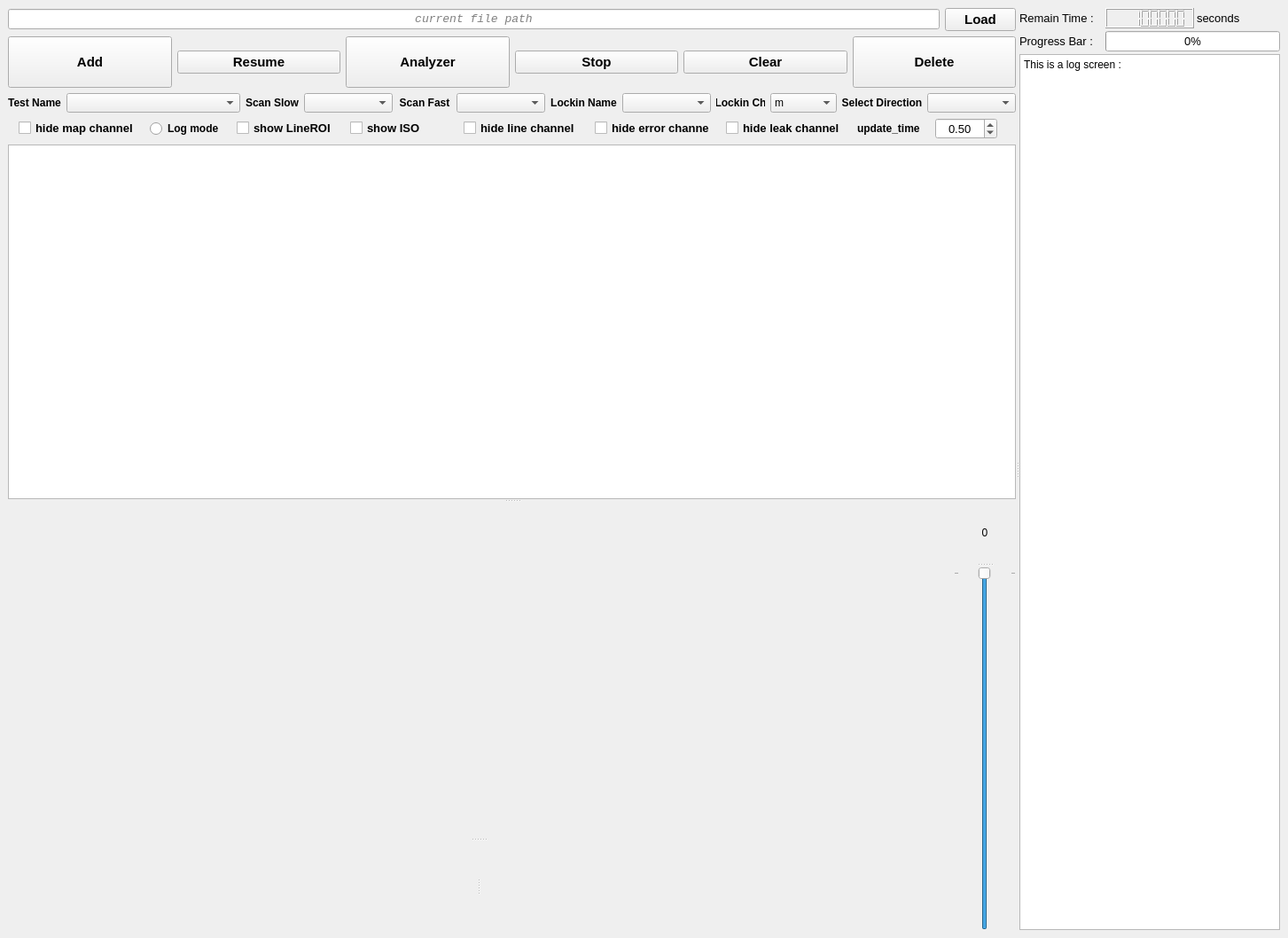
<?xml version="1.0" encoding="UTF-8"?>
<ui version="4.0">
 <class>MainWindow</class>
 <widget class="QMainWindow" name="MainWindow">
  <property name="geometry">
   <rect>
    <x>0</x>
    <y>0</y>
    <width>1453</width>
    <height>1058</height>
   </rect>
  </property>
  <property name="windowTitle">
   <string>MainWindow</string>
  </property>
  <widget class="QWidget" name="centralwidget">
   <layout class="QGridLayout" name="gridLayout_2">
    <item row="0" column="0">
     <widget class="QSplitter" name="splitter_5">
      <property name="orientation">
       <enum>Qt::Horizontal</enum>
      </property>
      <widget class="QWidget" name="layoutWidget">
       <layout class="QVBoxLayout" name="verticalLayout_2">
        <item>
         <layout class="QHBoxLayout" name="horizontalLayout">
          <item>
           <widget class="QLineEdit" name="pathEdit">
            <property name="font">
             <font>
              <family>Consolas</family>
              <pointsize>10</pointsize>
              <italic>true</italic>
              <underline>false</underline>
              <strikeout>false</strikeout>
              <kerning>true</kerning>
             </font>
            </property>
            <property name="alignment">
             <set>Qt::AlignCenter</set>
            </property>
            <property name="readOnly">
             <bool>true</bool>
            </property>
            <property name="placeholderText">
             <string>current file path</string>
            </property>
           </widget>
          </item>
          <item>
           <widget class="QPushButton" name="loadButton">
            <property name="font">
             <font>
              <family>Yu Gothic UI</family>
              <pointsize>11</pointsize>
              <weight>75</weight>
              <bold>true</bold>
             </font>
            </property>
            <property name="cursor">
             <cursorShape>PointingHandCursor</cursorShape>
            </property>
            <property name="text">
             <string>Load</string>
            </property>
            <property name="icon">
             <iconset>
              <normaloff>my_icons/folder.png</normaloff>my_icons/folder.png</iconset>
            </property>
            <property name="iconSize">
             <size>
              <width>25</width>
              <height>25</height>
             </size>
            </property>
           </widget>
          </item>
         </layout>
        </item>
        <item>
         <layout class="QHBoxLayout" name="horizontalLayout_2">
          <item>
           <widget class="QPushButton" name="call_line_Button">
            <property name="minimumSize">
             <size>
              <width>160</width>
              <height>58</height>
             </size>
            </property>
            <property name="font">
             <font>
              <family>Yu Gothic UI</family>
              <pointsize>11</pointsize>
              <weight>75</weight>
              <bold>true</bold>
             </font>
            </property>
            <property name="text">
             <string>Add</string>
            </property>
            <property name="icon">
             <iconset>
              <normaloff>my_icons/icons8-add-new-48.png</normaloff>my_icons/icons8-add-new-48.png</iconset>
            </property>
            <property name="iconSize">
             <size>
              <width>50</width>
              <height>50</height>
             </size>
            </property>
           </widget>
          </item>
          <item>
           <widget class="QPushButton" name="runButton">
            <property name="minimumSize">
             <size>
              <width>160</width>
              <height>0</height>
             </size>
            </property>
            <property name="font">
             <font>
              <family>Yu Gothic UI</family>
              <pointsize>11</pointsize>
              <weight>75</weight>
              <bold>true</bold>
             </font>
            </property>
            <property name="text">
             <string>Resume</string>
            </property>
            <property name="icon">
             <iconset>
              <normaloff>my_icons/icons8-pause-squared-96.png</normaloff>my_icons/icons8-pause-squared-96.png</iconset>
            </property>
            <property name="iconSize">
             <size>
              <width>50</width>
              <height>50</height>
             </size>
            </property>
           </widget>
          </item>
          <item>
           <widget class="QPushButton" name="call_Analyzer_Button">
            <property name="minimumSize">
             <size>
              <width>160</width>
              <height>58</height>
             </size>
            </property>
            <property name="font">
             <font>
              <family>Yu Gothic UI</family>
              <pointsize>11</pointsize>
              <weight>75</weight>
              <bold>true</bold>
             </font>
            </property>
            <property name="text">
             <string>Analyzer</string>
            </property>
            <property name="icon">
             <iconset>
              <normaloff>my_icons/logo3.png</normaloff>my_icons/logo3.png</iconset>
            </property>
            <property name="iconSize">
             <size>
              <width>50</width>
              <height>50</height>
             </size>
            </property>
           </widget>
          </item>
          <item>
           <widget class="QPushButton" name="stopButton">
            <property name="minimumSize">
             <size>
              <width>160</width>
              <height>0</height>
             </size>
            </property>
            <property name="font">
             <font>
              <family>Yu Gothic UI</family>
              <pointsize>11</pointsize>
              <weight>75</weight>
              <bold>true</bold>
             </font>
            </property>
            <property name="text">
             <string>Stop</string>
            </property>
            <property name="icon">
             <iconset>
              <normaloff>my_icons/icons8-play-button-circled-96.png</normaloff>my_icons/icons8-play-button-circled-96.png</iconset>
            </property>
            <property name="iconSize">
             <size>
              <width>50</width>
              <height>50</height>
             </size>
            </property>
           </widget>
          </item>
          <item>
           <widget class="QPushButton" name="clearButton">
            <property name="minimumSize">
             <size>
              <width>160</width>
              <height>0</height>
             </size>
            </property>
            <property name="font">
             <font>
              <family>Yu Gothic UI</family>
              <pointsize>11</pointsize>
              <weight>75</weight>
              <bold>true</bold>
             </font>
            </property>
            <property name="text">
             <string>Clear</string>
            </property>
            <property name="icon">
             <iconset>
              <normaloff>my_icons/icons8-erase-128xxx.png</normaloff>my_icons/icons8-erase-128xxx.png</iconset>
            </property>
            <property name="iconSize">
             <size>
              <width>50</width>
              <height>50</height>
             </size>
            </property>
           </widget>
          </item>
          <item>
           <widget class="QPushButton" name="deleteButton">
            <property name="minimumSize">
             <size>
              <width>160</width>
              <height>58</height>
             </size>
            </property>
            <property name="font">
             <font>
              <family>Yu Gothic UI</family>
              <pointsize>11</pointsize>
              <weight>75</weight>
              <bold>true</bold>
             </font>
            </property>
            <property name="text">
             <string>Delete</string>
            </property>
            <property name="icon">
             <iconset>
              <normaloff>my_icons/delete.png</normaloff>my_icons/delete.png</iconset>
            </property>
            <property name="iconSize">
             <size>
              <width>40</width>
              <height>40</height>
             </size>
            </property>
           </widget>
          </item>
         </layout>
        </item>
        <item>
         <layout class="QHBoxLayout" name="horizontalLayout_3">
          <item>
           <widget class="QLabel" name="label_4">
            <property name="maximumSize">
             <size>
              <width>60</width>
              <height>16777215</height>
             </size>
            </property>
            <property name="font">
             <font>
              <family>Yu Gothic UI</family>
              <weight>75</weight>
              <italic>false</italic>
              <bold>true</bold>
             </font>
            </property>
            <property name="text">
             <string>Test Name</string>
            </property>
            <property name="alignment">
             <set>Qt::AlignCenter</set>
            </property>
           </widget>
          </item>
          <item>
           <widget class="QComboBox" name="testname_comboBox">
            <property name="minimumSize">
             <size>
              <width>100</width>
              <height>0</height>
             </size>
            </property>
            <property name="maximumSize">
             <size>
              <width>200</width>
              <height>16777215</height>
             </size>
            </property>
            <property name="font">
             <font>
              <family>Yu Gothic UI</family>
             </font>
            </property>
           </widget>
          </item>
          <item>
           <widget class="QLabel" name="label_5">
            <property name="maximumSize">
             <size>
              <width>60</width>
              <height>16777215</height>
             </size>
            </property>
            <property name="font">
             <font>
              <family>Yu Gothic UI</family>
              <weight>75</weight>
              <italic>false</italic>
              <bold>true</bold>
             </font>
            </property>
            <property name="text">
             <string>Scan Slow</string>
            </property>
            <property name="alignment">
             <set>Qt::AlignCenter</set>
            </property>
           </widget>
          </item>
          <item>
           <widget class="QComboBox" name="slowch_comboBox">
            <property name="maximumSize">
             <size>
              <width>100</width>
              <height>16777215</height>
             </size>
            </property>
            <property name="font">
             <font>
              <family>Yu Gothic UI</family>
             </font>
            </property>
           </widget>
          </item>
          <item>
           <widget class="QLabel" name="label_6">
            <property name="maximumSize">
             <size>
              <width>60</width>
              <height>16777215</height>
             </size>
            </property>
            <property name="font">
             <font>
              <family>Yu Gothic UI</family>
              <weight>75</weight>
              <italic>false</italic>
              <bold>true</bold>
             </font>
            </property>
            <property name="text">
             <string>Scan Fast</string>
            </property>
            <property name="alignment">
             <set>Qt::AlignCenter</set>
            </property>
           </widget>
          </item>
          <item>
           <widget class="QComboBox" name="fastch_comboBox">
            <property name="maximumSize">
             <size>
              <width>100</width>
              <height>16777215</height>
             </size>
            </property>
            <property name="font">
             <font>
              <family>Yu Gothic UI</family>
             </font>
            </property>
           </widget>
          </item>
          <item>
           <widget class="QLabel" name="label_11">
            <property name="maximumSize">
             <size>
              <width>75</width>
              <height>16777215</height>
             </size>
            </property>
            <property name="font">
             <font>
              <family>Yu Gothic UI</family>
              <weight>75</weight>
              <bold>true</bold>
             </font>
            </property>
            <property name="text">
             <string>Lockin Name</string>
            </property>
            <property name="alignment">
             <set>Qt::AlignCenter</set>
            </property>
           </widget>
          </item>
          <item>
           <widget class="QComboBox" name="lockin_name_comboBox">
            <property name="maximumSize">
             <size>
              <width>100</width>
              <height>16777215</height>
             </size>
            </property>
            <property name="font">
             <font>
              <family>Yu Gothic UI</family>
             </font>
            </property>
           </widget>
          </item>
          <item>
           <widget class="QLabel" name="label_9">
            <property name="maximumSize">
             <size>
              <width>55</width>
              <height>16777215</height>
             </size>
            </property>
            <property name="font">
             <font>
              <family>Yu Gothic UI</family>
              <weight>75</weight>
              <italic>false</italic>
              <bold>true</bold>
             </font>
            </property>
            <property name="text">
             <string>Lockin Ch</string>
            </property>
            <property name="alignment">
             <set>Qt::AlignCenter</set>
            </property>
           </widget>
          </item>
          <item>
           <widget class="QComboBox" name="lockin_channel_comboBox">
            <property name="maximumSize">
             <size>
              <width>75</width>
              <height>16777215</height>
             </size>
            </property>
            <property name="font">
             <font>
              <family>Yu Gothic UI</family>
              <pointsize>9</pointsize>
              <weight>50</weight>
              <bold>false</bold>
             </font>
            </property>
            <item>
             <property name="text">
              <string>m</string>
             </property>
            </item>
            <item>
             <property name="text">
              <string>t</string>
             </property>
            </item>
            <item>
             <property name="text">
              <string>x</string>
             </property>
            </item>
            <item>
             <property name="text">
              <string>y</string>
             </property>
            </item>
           </widget>
          </item>
          <item>
           <widget class="QLabel" name="label_10">
            <property name="maximumSize">
             <size>
              <width>90</width>
              <height>16777215</height>
             </size>
            </property>
            <property name="font">
             <font>
              <family>Yu Gothic UI</family>
              <weight>75</weight>
              <bold>true</bold>
             </font>
            </property>
            <property name="text">
             <string>Select Direction</string>
            </property>
            <property name="alignment">
             <set>Qt::AlignCenter</set>
            </property>
           </widget>
          </item>
          <item>
           <widget class="QComboBox" name="selectdirection_comboBox">
            <property name="maximumSize">
             <size>
              <width>100</width>
              <height>16777215</height>
             </size>
            </property>
            <property name="font">
             <font>
              <family>Yu Gothic UI</family>
             </font>
            </property>
           </widget>
          </item>
         </layout>
        </item>
        <item>
         <layout class="QHBoxLayout" name="horizontalLayout_5">
          <item>
           <widget class="QCheckBox" name="show_map_ch">
            <property name="maximumSize">
             <size>
              <width>130</width>
              <height>16777215</height>
             </size>
            </property>
            <property name="font">
             <font>
              <family>Yu Gothic UI</family>
              <pointsize>10</pointsize>
              <weight>75</weight>
              <bold>true</bold>
             </font>
            </property>
            <property name="text">
             <string>hide map channel</string>
            </property>
           </widget>
          </item>
          <item>
           <widget class="QRadioButton" name="log_radioButton">
            <property name="maximumSize">
             <size>
              <width>80</width>
              <height>16777215</height>
             </size>
            </property>
            <property name="font">
             <font>
              <family>Yu Gothic UI</family>
              <weight>75</weight>
              <bold>true</bold>
             </font>
            </property>
            <property name="text">
             <string>Log mode</string>
            </property>
           </widget>
          </item>
          <item>
           <widget class="QCheckBox" name="show_line_roi_ch">
            <property name="maximumSize">
             <size>
              <width>110</width>
              <height>16777215</height>
             </size>
            </property>
            <property name="font">
             <font>
              <family>Yu Gothic UI</family>
              <pointsize>10</pointsize>
              <weight>75</weight>
              <bold>true</bold>
             </font>
            </property>
            <property name="text">
             <string>show LineROI</string>
            </property>
           </widget>
          </item>
          <item>
           <widget class="QCheckBox" name="show_iso_ch">
            <property name="maximumSize">
             <size>
              <width>110</width>
              <height>16777215</height>
             </size>
            </property>
            <property name="font">
             <font>
              <family>Yu Gothic UI</family>
              <pointsize>10</pointsize>
              <weight>75</weight>
              <bold>true</bold>
             </font>
            </property>
            <property name="text">
             <string>show ISO</string>
            </property>
           </widget>
          </item>
          <item>
           <widget class="QCheckBox" name="show_line_ch">
            <property name="maximumSize">
             <size>
              <width>130</width>
              <height>16777215</height>
             </size>
            </property>
            <property name="font">
             <font>
              <family>Yu Gothic UI</family>
              <pointsize>10</pointsize>
              <weight>75</weight>
              <bold>true</bold>
             </font>
            </property>
            <property name="text">
             <string>hide line channel</string>
            </property>
           </widget>
          </item>
          <item>
           <widget class="QCheckBox" name="show_error_ch">
            <property name="maximumSize">
             <size>
              <width>130</width>
              <height>16777215</height>
             </size>
            </property>
            <property name="font">
             <font>
              <family>Yu Gothic UI</family>
              <pointsize>10</pointsize>
              <weight>75</weight>
              <bold>true</bold>
             </font>
            </property>
            <property name="text">
             <string>hide error channel</string>
            </property>
           </widget>
          </item>
          <item>
           <widget class="QCheckBox" name="show_leak_ch">
            <property name="maximumSize">
             <size>
              <width>130</width>
              <height>16777215</height>
             </size>
            </property>
            <property name="font">
             <font>
              <family>Yu Gothic UI</family>
              <pointsize>10</pointsize>
              <weight>75</weight>
              <bold>true</bold>
             </font>
            </property>
            <property name="text">
             <string>hide leak channel</string>
            </property>
           </widget>
          </item>
          <item>
           <widget class="QLabel" name="label_7">
            <property name="maximumSize">
             <size>
              <width>70</width>
              <height>16777215</height>
             </size>
            </property>
            <property name="font">
             <font>
              <family>Yu Gothic UI</family>
              <weight>75</weight>
              <bold>true</bold>
             </font>
            </property>
            <property name="text">
             <string>update_time</string>
            </property>
           </widget>
          </item>
          <item>
           <widget class="QDoubleSpinBox" name="update_doubleSpinBox">
            <property name="maximumSize">
             <size>
              <width>70</width>
              <height>16777215</height>
             </size>
            </property>
            <property name="font">
             <font>
              <pointsize>10</pointsize>
             </font>
            </property>
            <property name="toolTip">
             <string>set update_time</string>
            </property>
            <property name="statusTip">
             <string/>
            </property>
            <property name="layoutDirection">
             <enum>Qt::LeftToRight</enum>
            </property>
            <property name="alignment">
             <set>Qt::AlignCenter</set>
            </property>
            <property name="specialValueText">
             <string/>
            </property>
            <property name="prefix">
             <string/>
            </property>
            <property name="minimum">
             <double>0.100000000000000</double>
            </property>
            <property name="singleStep">
             <double>0.100000000000000</double>
            </property>
            <property name="value">
             <double>0.500000000000000</double>
            </property>
           </widget>
          </item>
         </layout>
        </item>
        <item>
         <widget class="QSplitter" name="splitter_4">
          <property name="orientation">
           <enum>Qt::Vertical</enum>
          </property>
          <widget class="ImageView" name="imageView_map">
           <property name="minimumSize">
            <size>
             <width>400</width>
             <height>400</height>
            </size>
           </property>
          </widget>
          <widget class="QWidget" name="layoutWidget">
           <layout class="QHBoxLayout" name="horizontalLayout_4">
            <item>
             <widget class="QSplitter" name="splitter_2">
              <property name="orientation">
               <enum>Qt::Vertical</enum>
              </property>
              <widget class="PlotWidget" name="plotWidget_line" native="true">
               <property name="minimumSize">
                <size>
                 <width>0</width>
                 <height>150</height>
                </size>
               </property>
              </widget>
              <widget class="QSplitter" name="splitter">
               <property name="orientation">
                <enum>Qt::Horizontal</enum>
               </property>
               <widget class="PlotWidget" name="plotWidget_error" native="true">
                <property name="minimumSize">
                 <size>
                  <width>0</width>
                  <height>100</height>
                 </size>
                </property>
               </widget>
               <widget class="PlotWidget" name="plotWidget_leak" native="true">
                <property name="minimumSize">
                 <size>
                  <width>0</width>
                  <height>100</height>
                 </size>
                </property>
               </widget>
              </widget>
             </widget>
            </item>
            <item>
             <widget class="QSplitter" name="splitter_3">
              <property name="orientation">
               <enum>Qt::Vertical</enum>
              </property>
              <widget class="QLabel" name="indexLabel">
               <property name="minimumSize">
                <size>
                 <width>40</width>
                 <height>0</height>
                </size>
               </property>
               <property name="maximumSize">
                <size>
                 <width>70</width>
                 <height>16777215</height>
                </size>
               </property>
               <property name="font">
                <font>
                 <family>Yu Gothic UI</family>
                </font>
               </property>
               <property name="text">
                <string>0</string>
               </property>
               <property name="alignment">
                <set>Qt::AlignCenter</set>
               </property>
              </widget>
              <widget class="QSlider" name="indexSlider">
               <property name="minimumSize">
                <size>
                 <width>25</width>
                 <height>0</height>
                </size>
               </property>
               <property name="maximumSize">
                <size>
                 <width>70</width>
                 <height>16777215</height>
                </size>
               </property>
               <property name="font">
                <font>
                 <family>Yu Gothic UI</family>
                </font>
               </property>
               <property name="layoutDirection">
                <enum>Qt::LeftToRight</enum>
               </property>
               <property name="autoFillBackground">
                <bool>true</bool>
               </property>
               <property name="locale">
                <locale language="Chinese" country="China"/>
               </property>
               <property name="maximum">
                <number>0</number>
               </property>
               <property name="pageStep">
                <number>1</number>
               </property>
               <property name="orientation">
                <enum>Qt::Vertical</enum>
               </property>
               <property name="invertedAppearance">
                <bool>false</bool>
               </property>
               <property name="invertedControls">
                <bool>false</bool>
               </property>
               <property name="tickPosition">
                <enum>QSlider::TicksBothSides</enum>
               </property>
               <property name="tickInterval">
                <number>5</number>
               </property>
              </widget>
             </widget>
            </item>
           </layout>
          </widget>
         </widget>
        </item>
       </layout>
      </widget>
      <widget class="QWidget" name="layoutWidget_2">
       <layout class="QVBoxLayout" name="verticalLayout">
        <property name="spacing">
         <number>3</number>
        </property>
        <item>
         <layout class="QGridLayout" name="gridLayout">
          <item row="1" column="0">
           <widget class="QLabel" name="label">
            <property name="maximumSize">
             <size>
              <width>140</width>
              <height>16777215</height>
             </size>
            </property>
            <property name="font">
             <font>
              <family>Yu Gothic UI</family>
              <pointsize>10</pointsize>
             </font>
            </property>
            <property name="text">
             <string>Progress Bar :</string>
            </property>
           </widget>
          </item>
          <item row="1" column="1" colspan="2">
           <widget class="QProgressBar" name="progressBar">
            <property name="minimumSize">
             <size>
              <width>120</width>
              <height>0</height>
             </size>
            </property>
            <property name="maximumSize">
             <size>
              <width>250</width>
              <height>30</height>
             </size>
            </property>
            <property name="font">
             <font>
              <family>Yu Gothic UI</family>
              <pointsize>10</pointsize>
             </font>
            </property>
            <property name="value">
             <number>0</number>
            </property>
           </widget>
          </item>
          <item row="0" column="0">
           <widget class="QLabel" name="label_2">
            <property name="maximumSize">
             <size>
              <width>140</width>
              <height>16777215</height>
             </size>
            </property>
            <property name="font">
             <font>
              <family>Yu Gothic UI</family>
              <pointsize>10</pointsize>
             </font>
            </property>
            <property name="text">
             <string>Remain Time :</string>
            </property>
           </widget>
          </item>
          <item row="0" column="2">
           <widget class="QLabel" name="label_3">
            <property name="font">
             <font>
              <family>Yu Gothic UI</family>
              <pointsize>10</pointsize>
             </font>
            </property>
            <property name="text">
             <string>seconds</string>
            </property>
           </widget>
          </item>
          <item row="0" column="1">
           <widget class="QLCDNumber" name="lcdNumber">
            <property name="minimumSize">
             <size>
              <width>100</width>
              <height>0</height>
             </size>
            </property>
            <property name="maximumSize">
             <size>
              <width>150</width>
              <height>30</height>
             </size>
            </property>
            <property name="font">
             <font>
              <weight>50</weight>
              <italic>false</italic>
              <bold>false</bold>
             </font>
            </property>
            <property name="smallDecimalPoint">
             <bool>false</bool>
            </property>
            <property name="digitCount">
             <number>8</number>
            </property>
            <property name="segmentStyle">
             <enum>QLCDNumber::Filled</enum>
            </property>
            <property name="value" stdset="0">
             <double>999999.000000000000000</double>
            </property>
            <property name="intValue" stdset="0">
             <number>999999</number>
            </property>
           </widget>
          </item>
         </layout>
        </item>
        <item>
         <widget class="QPlainTextEdit" name="logScreen">
          <property name="minimumSize">
           <size>
            <width>0</width>
            <height>0</height>
           </size>
          </property>
          <property name="maximumSize">
           <size>
            <width>16777215</width>
            <height>16777215</height>
           </size>
          </property>
          <property name="readOnly">
           <bool>true</bool>
          </property>
          <property name="plainText">
           <string>This is a log screen :</string>
          </property>
         </widget>
        </item>
       </layout>
      </widget>
     </widget>
    </item>
   </layout>
  </widget>
 </widget>
 <customwidgets>
  <customwidget>
   <class>PlotWidget</class>
   <extends>QWidget</extends>
   <header location="global">pyqtgraph</header>
   <container>1</container>
  </customwidget>
  <customwidget>
   <class>ImageView</class>
   <extends>QGraphicsView</extends>
   <header>pyqtgraph</header>
  </customwidget>
 </customwidgets>
 <resources/>
 <connections/>
</ui>
